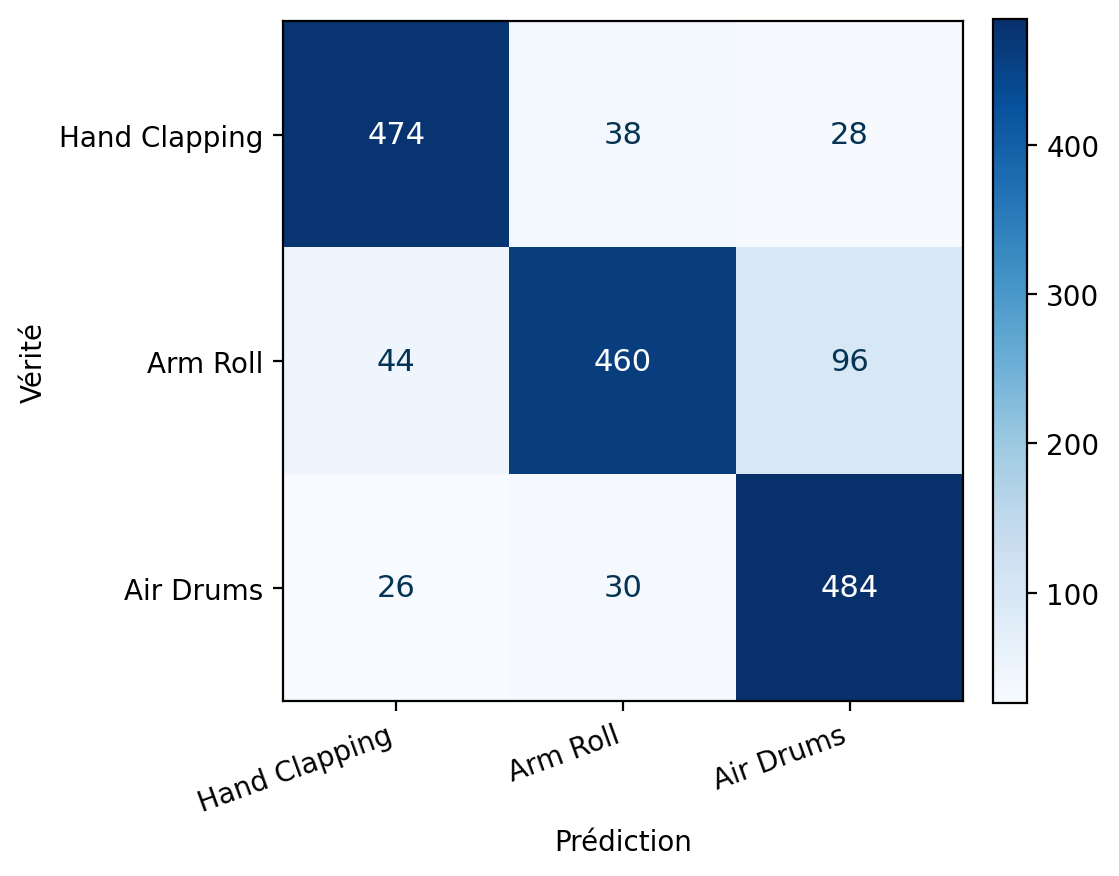

Python code for this plot:
import pandas as pd, numpy as np
import matplotlib; matplotlib.use("Agg"); import matplotlib.pyplot as plt
from pathlib import Path
plt.rcParams["pdf.fonttype"]=42; plt.rcParams["ps.fonttype"]=42
BASE=Path("/users/abdekess61/raouf/SResNet/experiments/overlap_078_seq3_T80/error_analysis")
OUT=Path("/users/abdekess61/raouf/SResNet/figs_rapport"); MARINE="#043353"
NAMES={"0":"Hand Clapping","7":"Arm Roll","8":"Air Drums"}
cm=pd.read_csv(BASE/"gesture_confusion_matrix.csv",index_col=0)
cm=cm.drop(columns=[c for c in cm.columns if str(c).lower()=="acc"])
M=cm.values.astype(float); labs=[NAMES.get(str(i),str(i)) for i in cm.index]
fig,ax=plt.subplots(figsize=(5.4,4.6)); im=ax.imshow(M,cmap="Blues")
ax.set_xticks(range(len(labs))); ax.set_xticklabels(labs,rotation=20,ha="right")
ax.set_yticks(range(len(labs))); ax.set_yticklabels(labs)
vmax=M.max() or 1
for i in range(M.shape[0]):
    for j in range(M.shape[1]):
        ax.text(j,i,f"{int(M[i,j])}",ha="center",va="center",
                color="white" if M[i,j]>vmax*.5 else MARINE,fontsize=11)
ax.set_xlabel("Prédiction"); ax.set_ylabel("Vérité")
plt.colorbar(im,fraction=0.046,pad=0.04); plt.tight_layout()
fig.savefig(OUT/"confmat_dvsgc.pdf",bbox_inches="tight")
fig.savefig(OUT/"confmat_dvsgc.png",dpi=200,bbox_inches="tight",facecolor="white")
print("saved confmat_dvsgc.pdf")
